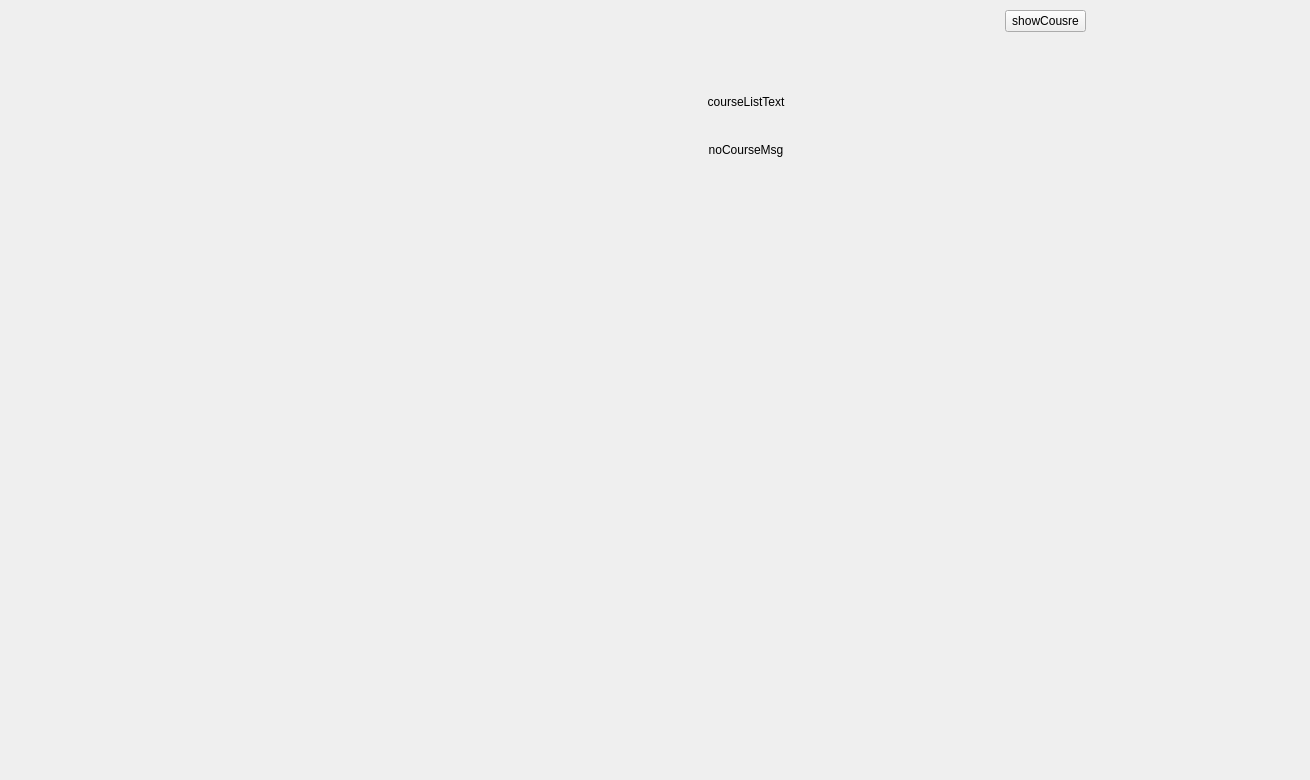
<?xml version="1.0" encoding="UTF-8"?>
<ui version="4.0">
 <class>LobbyDialog</class>
 <widget class="C8CommonWindow" name="LobbyDialog">
  <property name="geometry">
   <rect>
    <x>0</x>
    <y>0</y>
    <width>1310</width>
    <height>780</height>
   </rect>
  </property>
  <property name="sizePolicy">
   <sizepolicy hsizetype="Fixed" vsizetype="Fixed">
    <horstretch>0</horstretch>
    <verstretch>0</verstretch>
   </sizepolicy>
  </property>
  <property name="minimumSize">
   <size>
    <width>1310</width>
    <height>780</height>
   </size>
  </property>
  <property name="maximumSize">
   <size>
    <width>1310</width>
    <height>780</height>
   </size>
  </property>
  <property name="windowTitle">
   <string>LobbyDialog</string>
  </property>
  <layout class="QVBoxLayout" name="verticalLayout">
   <property name="spacing">
    <number>0</number>
   </property>
   <property name="leftMargin">
    <number>5</number>
   </property>
   <property name="topMargin">
    <number>0</number>
   </property>
   <property name="rightMargin">
    <number>0</number>
   </property>
   <property name="bottomMargin">
    <number>5</number>
   </property>
   <item>
    <widget class="QWidget" name="widget_sourcepage" native="true">
     <property name="maximumSize">
      <size>
       <width>1300</width>
       <height>780</height>
      </size>
     </property>
     <layout class="QVBoxLayout" name="verticalLayout_2">
      <property name="spacing">
       <number>0</number>
      </property>
      <property name="leftMargin">
       <number>0</number>
      </property>
      <property name="topMargin">
       <number>0</number>
      </property>
      <property name="rightMargin">
       <number>0</number>
      </property>
      <property name="bottomMargin">
       <number>0</number>
      </property>
      <item>
       <widget class="QWidget" name="widget_titleBar" native="true">
        <property name="sizePolicy">
         <sizepolicy hsizetype="Expanding" vsizetype="Expanding">
          <horstretch>0</horstretch>
          <verstretch>0</verstretch>
         </sizepolicy>
        </property>
        <property name="minimumSize">
         <size>
          <width>0</width>
          <height>42</height>
         </size>
        </property>
        <property name="maximumSize">
         <size>
          <width>16777215</width>
          <height>42</height>
         </size>
        </property>
        <layout class="QHBoxLayout" name="horizontalLayout_6">
         <property name="spacing">
          <number>0</number>
         </property>
         <property name="leftMargin">
          <number>10</number>
         </property>
         <property name="topMargin">
          <number>0</number>
         </property>
         <property name="rightMargin">
          <number>0</number>
         </property>
         <property name="bottomMargin">
          <number>0</number>
         </property>
         <item>
          <widget class="QLabel" name="titleLabel">
           <property name="sizePolicy">
            <sizepolicy hsizetype="Expanding" vsizetype="Expanding">
             <horstretch>0</horstretch>
             <verstretch>0</verstretch>
            </sizepolicy>
           </property>
           <property name="minimumSize">
            <size>
             <width>90</width>
             <height>27</height>
            </size>
           </property>
           <property name="maximumSize">
            <size>
             <width>90</width>
             <height>27</height>
            </size>
           </property>
           <property name="text">
            <string/>
           </property>
          </widget>
         </item>
         <item>
          <spacer name="horizontalSpacer_3">
           <property name="orientation">
            <enum>Qt::Horizontal</enum>
           </property>
           <property name="sizeHint" stdset="0">
            <size>
             <width>900</width>
             <height>20</height>
            </size>
           </property>
          </spacer>
         </item>
         <item>
          <widget class="QPushButton" name="btn_showCourse">
           <property name="sizePolicy">
            <sizepolicy hsizetype="Maximum" vsizetype="Maximum">
             <horstretch>0</horstretch>
             <verstretch>0</verstretch>
            </sizepolicy>
           </property>
           <property name="minimumSize">
            <size>
             <width>81</width>
             <height>22</height>
            </size>
           </property>
           <property name="maximumSize">
            <size>
             <width>81</width>
             <height>22</height>
            </size>
           </property>
           <property name="cursor">
            <cursorShape>PointingHandCursor</cursorShape>
           </property>
           <property name="toolTip">
            <string/>
           </property>
           <property name="text">
            <string>showCousre</string>
           </property>
           <property name="autoDefault">
            <bool>false</bool>
           </property>
          </widget>
         </item>
         <item>
          <spacer name="horizontalSpacer_2">
           <property name="orientation">
            <enum>Qt::Horizontal</enum>
           </property>
           <property name="sizeHint" stdset="0">
            <size>
             <width>25</width>
             <height>20</height>
            </size>
           </property>
          </spacer>
         </item>
         <item>
          <widget class="GifIconPushButton" name="gifIconpushButton_notify" native="true">
           <property name="sizePolicy">
            <sizepolicy hsizetype="Expanding" vsizetype="Expanding">
             <horstretch>0</horstretch>
             <verstretch>0</verstretch>
            </sizepolicy>
           </property>
           <property name="minimumSize">
            <size>
             <width>0</width>
             <height>0</height>
            </size>
           </property>
           <property name="maximumSize">
            <size>
             <width>40</width>
             <height>40</height>
            </size>
           </property>
           <property name="toolTip">
            <string>showNotify</string>
           </property>
           <property name="text" stdset="0">
            <string/>
           </property>
          </widget>
         </item>
         <item>
          <widget class="GifIconPushButton" name="gifIconpushButton_showSettingDlg" native="true">
           <property name="sizePolicy">
            <sizepolicy hsizetype="Expanding" vsizetype="Expanding">
             <horstretch>0</horstretch>
             <verstretch>0</verstretch>
            </sizepolicy>
           </property>
           <property name="minimumSize">
            <size>
             <width>0</width>
             <height>0</height>
            </size>
           </property>
           <property name="maximumSize">
            <size>
             <width>40</width>
             <height>40</height>
            </size>
           </property>
           <property name="toolTip">
            <string>showSettingDialog</string>
           </property>
           <property name="text" stdset="0">
            <string/>
           </property>
          </widget>
         </item>
         <item>
          <widget class="GifIconPushButton" name="gifIconpushButton_minSize" native="true">
           <property name="sizePolicy">
            <sizepolicy hsizetype="Expanding" vsizetype="Expanding">
             <horstretch>0</horstretch>
             <verstretch>0</verstretch>
            </sizepolicy>
           </property>
           <property name="minimumSize">
            <size>
             <width>0</width>
             <height>0</height>
            </size>
           </property>
           <property name="maximumSize">
            <size>
             <width>40</width>
             <height>40</height>
            </size>
           </property>
           <property name="toolTip">
            <string>minSize</string>
           </property>
           <property name="text" stdset="0">
            <string/>
           </property>
          </widget>
         </item>
         <item>
          <widget class="GifIconPushButton" name="gifIconPushButton_close" native="true">
           <property name="sizePolicy">
            <sizepolicy hsizetype="Expanding" vsizetype="Expanding">
             <horstretch>0</horstretch>
             <verstretch>0</verstretch>
            </sizepolicy>
           </property>
           <property name="maximumSize">
            <size>
             <width>40</width>
             <height>40</height>
            </size>
           </property>
           <property name="toolTip">
            <string>close</string>
           </property>
           <property name="text" stdset="0">
            <string/>
           </property>
          </widget>
         </item>
        </layout>
       </widget>
      </item>
      <item>
       <widget class="QWidget" name="widget_show" native="true">
        <property name="minimumSize">
         <size>
          <width>0</width>
          <height>338</height>
         </size>
        </property>
        <layout class="QHBoxLayout" name="horizontalLayout_2">
         <property name="spacing">
          <number>0</number>
         </property>
         <property name="leftMargin">
          <number>0</number>
         </property>
         <property name="topMargin">
          <number>0</number>
         </property>
         <property name="rightMargin">
          <number>0</number>
         </property>
         <property name="bottomMargin">
          <number>0</number>
         </property>
         <item>
          <widget class="QWidget" name="widget_course" native="true">
           <property name="minimumSize">
            <size>
             <width>1000</width>
             <height>0</height>
            </size>
           </property>
           <layout class="QHBoxLayout" name="horizontalLayout">
            <property name="spacing">
             <number>0</number>
            </property>
            <property name="leftMargin">
             <number>0</number>
            </property>
            <property name="topMargin">
             <number>0</number>
            </property>
            <property name="rightMargin">
             <number>0</number>
            </property>
            <property name="bottomMargin">
             <number>0</number>
            </property>
            <item>
             <widget class="QWidget" name="widget_userCalendar" native="true">
              <property name="minimumSize">
               <size>
                <width>500</width>
                <height>0</height>
               </size>
              </property>
              <property name="maximumSize">
               <size>
                <width>500</width>
                <height>16777215</height>
               </size>
              </property>
              <layout class="QVBoxLayout" name="verticalLayout_3">
               <property name="spacing">
                <number>5</number>
               </property>
               <property name="leftMargin">
                <number>10</number>
               </property>
               <property name="topMargin">
                <number>30</number>
               </property>
               <property name="rightMargin">
                <number>10</number>
               </property>
               <property name="bottomMargin">
                <number>10</number>
               </property>
               <item alignment="Qt::AlignHCenter">
                <widget class="MaskLabel" name="label_userpic">
                 <property name="minimumSize">
                  <size>
                   <width>160</width>
                   <height>160</height>
                  </size>
                 </property>
                 <property name="maximumSize">
                  <size>
                   <width>160</width>
                   <height>160</height>
                  </size>
                 </property>
                 <property name="text">
                  <string/>
                 </property>
                </widget>
               </item>
               <item>
                <spacer name="verticalSpacer_2">
                 <property name="orientation">
                  <enum>Qt::Vertical</enum>
                 </property>
                 <property name="sizeHint" stdset="0">
                  <size>
                   <width>20</width>
                   <height>40</height>
                  </size>
                 </property>
                </spacer>
               </item>
               <item>
                <widget class="QLabel" name="label_userId">
                 <property name="sizePolicy">
                  <sizepolicy hsizetype="Expanding" vsizetype="Expanding">
                   <horstretch>0</horstretch>
                   <verstretch>0</verstretch>
                  </sizepolicy>
                 </property>
                 <property name="minimumSize">
                  <size>
                   <width>0</width>
                   <height>30</height>
                  </size>
                 </property>
                 <property name="maximumSize">
                  <size>
                   <width>16777215</width>
                   <height>40</height>
                  </size>
                 </property>
                 <property name="font">
                  <font>
                   <pointsize>10</pointsize>
                  </font>
                 </property>
                 <property name="frameShape">
                  <enum>QFrame::NoFrame</enum>
                 </property>
                 <property name="frameShadow">
                  <enum>QFrame::Plain</enum>
                 </property>
                 <property name="text">
                  <string/>
                 </property>
                 <property name="textFormat">
                  <enum>Qt::AutoText</enum>
                 </property>
                 <property name="alignment">
                  <set>Qt::AlignCenter</set>
                 </property>
                 <property name="openExternalLinks">
                  <bool>false</bool>
                 </property>
                 <property name="textInteractionFlags">
                  <set>Qt::LinksAccessibleByMouse</set>
                 </property>
                </widget>
               </item>
               <item>
                <widget class="QLabel" name="label_username">
                 <property name="sizePolicy">
                  <sizepolicy hsizetype="Expanding" vsizetype="Expanding">
                   <horstretch>0</horstretch>
                   <verstretch>0</verstretch>
                  </sizepolicy>
                 </property>
                 <property name="minimumSize">
                  <size>
                   <width>0</width>
                   <height>30</height>
                  </size>
                 </property>
                 <property name="maximumSize">
                  <size>
                   <width>16777215</width>
                   <height>40</height>
                  </size>
                 </property>
                 <property name="font">
                  <font>
                   <pointsize>10</pointsize>
                  </font>
                 </property>
                 <property name="frameShape">
                  <enum>QFrame::NoFrame</enum>
                 </property>
                 <property name="frameShadow">
                  <enum>QFrame::Plain</enum>
                 </property>
                 <property name="text">
                  <string/>
                 </property>
                 <property name="textFormat">
                  <enum>Qt::AutoText</enum>
                 </property>
                 <property name="alignment">
                  <set>Qt::AlignCenter</set>
                 </property>
                 <property name="openExternalLinks">
                  <bool>false</bool>
                 </property>
                 <property name="textInteractionFlags">
                  <set>Qt::LinksAccessibleByMouse</set>
                 </property>
                </widget>
               </item>
               <item>
                <spacer name="verticalSpacer_3">
                 <property name="orientation">
                  <enum>Qt::Vertical</enum>
                 </property>
                 <property name="sizeHint" stdset="0">
                  <size>
                   <width>20</width>
                   <height>40</height>
                  </size>
                 </property>
                </spacer>
               </item>
               <item alignment="Qt::AlignHCenter">
                <widget class="QCustomCalendarWidget" name="widget_calendar" native="true">
                 <property name="minimumSize">
                  <size>
                   <width>425</width>
                   <height>425</height>
                  </size>
                 </property>
                 <property name="maximumSize">
                  <size>
                   <width>425</width>
                   <height>425</height>
                  </size>
                 </property>
                </widget>
               </item>
              </layout>
             </widget>
            </item>
            <item>
             <widget class="QWidget" name="widget_vline" native="true">
              <property name="sizePolicy">
               <sizepolicy hsizetype="Fixed" vsizetype="Fixed">
                <horstretch>0</horstretch>
                <verstretch>0</verstretch>
               </sizepolicy>
              </property>
              <property name="minimumSize">
               <size>
                <width>4</width>
                <height>680</height>
               </size>
              </property>
              <property name="maximumSize">
               <size>
                <width>4</width>
                <height>680</height>
               </size>
              </property>
             </widget>
            </item>
            <item>
             <widget class="QWidget" name="widget_courseList" native="true">
              <property name="layoutDirection">
               <enum>Qt::LeftToRight</enum>
              </property>
              <layout class="QVBoxLayout" name="verticalLayout_4">
               <property name="spacing">
                <number>0</number>
               </property>
               <property name="leftMargin">
                <number>0</number>
               </property>
               <property name="topMargin">
                <number>30</number>
               </property>
               <property name="rightMargin">
                <number>20</number>
               </property>
               <property name="bottomMargin">
                <number>10</number>
               </property>
               <item>
                <widget class="QLabel" name="label_courseList">
                 <property name="sizePolicy">
                  <sizepolicy hsizetype="Preferred" vsizetype="Fixed">
                   <horstretch>0</horstretch>
                   <verstretch>0</verstretch>
                  </sizepolicy>
                 </property>
                 <property name="minimumSize">
                  <size>
                   <width>300</width>
                   <height>60</height>
                  </size>
                 </property>
                 <property name="maximumSize">
                  <size>
                   <width>16677215</width>
                   <height>60</height>
                  </size>
                 </property>
                 <property name="text">
                  <string>courseListText</string>
                 </property>
                 <property name="alignment">
                  <set>Qt::AlignCenter</set>
                 </property>
                </widget>
               </item>
               <item>
                <widget class="QWidget" name="widget_hline" native="true">
                 <property name="sizePolicy">
                  <sizepolicy hsizetype="Preferred" vsizetype="Fixed">
                   <horstretch>0</horstretch>
                   <verstretch>0</verstretch>
                  </sizepolicy>
                 </property>
                 <property name="minimumSize">
                  <size>
                   <width>400</width>
                   <height>3</height>
                  </size>
                 </property>
                 <property name="maximumSize">
                  <size>
                   <width>16777215</width>
                   <height>3</height>
                  </size>
                 </property>
                </widget>
               </item>
               <item>
                <widget class="QLabel" name="label_noCourseTip">
                 <property name="minimumSize">
                  <size>
                   <width>0</width>
                   <height>30</height>
                  </size>
                 </property>
                 <property name="text">
                  <string>noCourseMsg</string>
                 </property>
                 <property name="alignment">
                  <set>Qt::AlignCenter</set>
                 </property>
                </widget>
               </item>
               <item>
                <widget class="QWidget" name="widget_courseListItems" native="true">
                 <layout class="QGridLayout" name="gridLayout">
                  <property name="leftMargin">
                   <number>30</number>
                  </property>
                  <property name="topMargin">
                   <number>20</number>
                  </property>
                  <property name="rightMargin">
                   <number>5</number>
                  </property>
                  <property name="bottomMargin">
                   <number>16</number>
                  </property>
                  <property name="horizontalSpacing">
                   <number>40</number>
                  </property>
                  <property name="verticalSpacing">
                   <number>20</number>
                  </property>
                  <item row="0" column="1">
                   <widget class="CourseClassItem" name="widgetItem_2" native="true">
                    <property name="sizePolicy">
                     <sizepolicy hsizetype="Fixed" vsizetype="Fixed">
                      <horstretch>0</horstretch>
                      <verstretch>0</verstretch>
                     </sizepolicy>
                    </property>
                    <property name="minimumSize">
                     <size>
                      <width>220</width>
                      <height>280</height>
                     </size>
                    </property>
                    <property name="maximumSize">
                     <size>
                      <width>220</width>
                      <height>280</height>
                     </size>
                    </property>
                   </widget>
                  </item>
                  <item row="1" column="1">
                   <widget class="CourseClassItem" name="widgetItem_5" native="true">
                    <property name="sizePolicy">
                     <sizepolicy hsizetype="Fixed" vsizetype="Fixed">
                      <horstretch>0</horstretch>
                      <verstretch>0</verstretch>
                     </sizepolicy>
                    </property>
                    <property name="minimumSize">
                     <size>
                      <width>220</width>
                      <height>280</height>
                     </size>
                    </property>
                    <property name="maximumSize">
                     <size>
                      <width>220</width>
                      <height>280</height>
                     </size>
                    </property>
                   </widget>
                  </item>
                  <item row="0" column="0">
                   <widget class="CourseClassItem" name="widgetItem_1" native="true">
                    <property name="sizePolicy">
                     <sizepolicy hsizetype="Fixed" vsizetype="Fixed">
                      <horstretch>0</horstretch>
                      <verstretch>0</verstretch>
                     </sizepolicy>
                    </property>
                    <property name="minimumSize">
                     <size>
                      <width>220</width>
                      <height>280</height>
                     </size>
                    </property>
                    <property name="maximumSize">
                     <size>
                      <width>220</width>
                      <height>280</height>
                     </size>
                    </property>
                   </widget>
                  </item>
                  <item row="0" column="2">
                   <widget class="CourseClassItem" name="widgetItem_3" native="true">
                    <property name="sizePolicy">
                     <sizepolicy hsizetype="Fixed" vsizetype="Fixed">
                      <horstretch>0</horstretch>
                      <verstretch>0</verstretch>
                     </sizepolicy>
                    </property>
                    <property name="minimumSize">
                     <size>
                      <width>220</width>
                      <height>280</height>
                     </size>
                    </property>
                    <property name="maximumSize">
                     <size>
                      <width>220</width>
                      <height>280</height>
                     </size>
                    </property>
                   </widget>
                  </item>
                  <item row="1" column="2">
                   <widget class="CourseClassItem" name="widgetItem_6" native="true">
                    <property name="sizePolicy">
                     <sizepolicy hsizetype="Fixed" vsizetype="Fixed">
                      <horstretch>0</horstretch>
                      <verstretch>0</verstretch>
                     </sizepolicy>
                    </property>
                    <property name="minimumSize">
                     <size>
                      <width>220</width>
                      <height>280</height>
                     </size>
                    </property>
                    <property name="maximumSize">
                     <size>
                      <width>220</width>
                      <height>280</height>
                     </size>
                    </property>
                   </widget>
                  </item>
                  <item row="1" column="0">
                   <widget class="CourseClassItem" name="widgetItem_4" native="true">
                    <property name="sizePolicy">
                     <sizepolicy hsizetype="Fixed" vsizetype="Fixed">
                      <horstretch>0</horstretch>
                      <verstretch>0</verstretch>
                     </sizepolicy>
                    </property>
                    <property name="minimumSize">
                     <size>
                      <width>220</width>
                      <height>280</height>
                     </size>
                    </property>
                    <property name="maximumSize">
                     <size>
                      <width>220</width>
                      <height>280</height>
                     </size>
                    </property>
                   </widget>
                  </item>
                  <item row="1" column="3">
                   <spacer name="verticalSpacer">
                    <property name="orientation">
                     <enum>Qt::Vertical</enum>
                    </property>
                    <property name="sizeType">
                     <enum>QSizePolicy::Expanding</enum>
                    </property>
                    <property name="sizeHint" stdset="0">
                     <size>
                      <width>5</width>
                      <height>40</height>
                     </size>
                    </property>
                   </spacer>
                  </item>
                  <item row="0" column="3">
                   <spacer name="horizontalSpacer_4">
                    <property name="orientation">
                     <enum>Qt::Horizontal</enum>
                    </property>
                    <property name="sizeType">
                     <enum>QSizePolicy::Expanding</enum>
                    </property>
                    <property name="sizeHint" stdset="0">
                     <size>
                      <width>5</width>
                      <height>20</height>
                     </size>
                    </property>
                   </spacer>
                  </item>
                 </layout>
                </widget>
               </item>
              </layout>
             </widget>
            </item>
           </layout>
          </widget>
         </item>
         <item>
          <widget class="QLabel" name="label_loading">
           <property name="minimumSize">
            <size>
             <width>300</width>
             <height>300</height>
            </size>
           </property>
           <property name="maximumSize">
            <size>
             <width>300</width>
             <height>300</height>
            </size>
           </property>
           <property name="text">
            <string/>
           </property>
          </widget>
         </item>
        </layout>
       </widget>
      </item>
     </layout>
    </widget>
   </item>
  </layout>
 </widget>
 <layoutdefault spacing="6" margin="11"/>
 <customwidgets>
  <customwidget>
   <class>MaskLabel</class>
   <extends>QLabel</extends>
   <header>MaskLabel.h</header>
  </customwidget>
  <customwidget>
   <class>GifIconPushButton</class>
   <extends>QWidget</extends>
   <header>gificonpushbutton.h</header>
   <slots>
    <signal>clicked()</signal>
   </slots>
  </customwidget>
  <customwidget>
   <class>C8CommonWindow</class>
   <extends>QWidget</extends>
   <header>c8commonwindow.h</header>
   <container>1</container>
  </customwidget>
  <customwidget>
   <class>CourseClassItem</class>
   <extends>QWidget</extends>
   <header>CourseClassItem.h</header>
   <container>1</container>
  </customwidget>
  <customwidget>
   <class>QCustomCalendarWidget</class>
   <extends>QWidget</extends>
   <header>CalendarWidget.h</header>
   <container>1</container>
  </customwidget>
 </customwidgets>
 <resources/>
 <connections>
  <connection>
   <sender>gifIconPushButton_close</sender>
   <signal>clicked()</signal>
   <receiver>LobbyDialog</receiver>
   <slot>close()</slot>
   <hints>
    <hint type="sourcelabel">
     <x>1086</x>
     <y>25</y>
    </hint>
    <hint type="destinationlabel">
     <x>1064</x>
     <y>49</y>
    </hint>
   </hints>
  </connection>
  <connection>
   <sender>gifIconpushButton_minSize</sender>
   <signal>clicked()</signal>
   <receiver>LobbyDialog</receiver>
   <slot>showMinimized()</slot>
   <hints>
    <hint type="sourcelabel">
     <x>1051</x>
     <y>20</y>
    </hint>
    <hint type="destinationlabel">
     <x>990</x>
     <y>43</y>
    </hint>
   </hints>
  </connection>
 </connections>
</ui>
